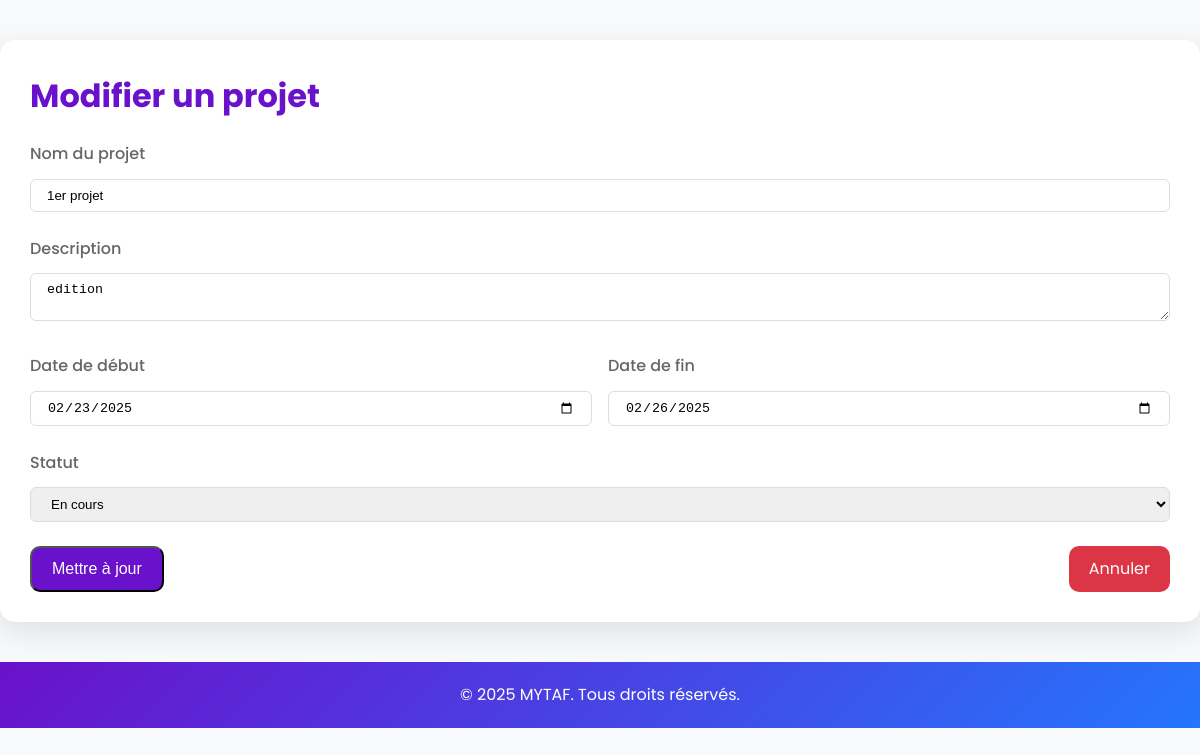
Screenshot of /views/project_form.php?id=1 (signed in) with the database file from the repository.
### tables this page shows
CREATE TABLE IF NOT EXISTS `projet` (
  `idprojet` int NOT NULL AUTO_INCREMENT,
  `nom_projet` varchar(45) DEFAULT NULL,
  `description` varchar(45) DEFAULT NULL,
  `date_debut` varchar(45) DEFAULT NULL,
  `date_fin` varchar(45) DEFAULT NULL,
  `statut` varchar(45) DEFAULT NULL,
  PRIMARY KEY (`idprojet`)
);

### classes/Project.php (called while the page is built, shortened)
<?php
class Project {
    private $conn;
    private $table = "projet";
    public function __construct($db) {
        $this->conn = $db;
    }
    public function readById($id) {
        try {
            $query = "SELECT * FROM " . $this->table . " WHERE idprojet = :id";
            $stmt = $this->conn->prepare($query);
            $stmt->bindParam(':id', $id);
            $stmt->execute();
            return $stmt->fetch(PDO::FETCH_ASSOC);
        } catch (PDOException $e) {
            error_log("Erreur lors de la lecture du projet par ID : " . $e->getMessage());
            return null;
        }
    }
}
?>

### views/project_form.php (the view, shortened to what this page needs)
<?php
require_once "../classes/Project.php";
$database = new Database();
$db = $database->getConnection();
$project = new Project($db);
$projectId = isset($_GET['id']) ? intval($_GET['id']) : null;
$currentProject = null;
if ($projectId) {
    $currentProject = $project->readById($projectId);
}
?>
<!DOCTYPE html>
<html lang="fr">
<head>
    <link href="https://cdnjs.cloudflare.com/ajax/libs/font-awesome/6.0.0-beta3/css/all.min.css" rel="stylesheet">
    <link rel="stylesheet" href="../App_MyTaf/assets/css/style.css">
<main>
    <section class="project-section">
        <h1><?= $projectId ? 'Modifier' : 'Ajouter' ?> un projet</h1>
        <form action="../controllers/ProjectController.php" method="POST">
            <div class="mb-4">
                <label for="nom" class="block text-gray-600">Nom du projet</label>
                <input type="text" id="nom" name="nom" value="<?= $currentProject ? htmlspecialchars($currentProject['nom_projet']) : '' ?>" required
                    class="w-full px-4 py-2 mt-1 border rounded-md focus:outline-none focus:ring-2 focus:ring-indigo-500">
            </div>
            <div class="mb-4">
                <label for="description" class="block text-gray-600">Description</label>
                <textarea id="description" name="description" required
                    class="w-full px-4 py-2 mt-1 border rounded-md focus:outline-none focus:ring-2 focus:ring-indigo-500"><?= $currentProject ? htmlspecialchars($currentProject['description']) : '' ?></textarea>
            </div>
            <div class="grid grid-cols-2 gap-4 mb-4">
                <div>
                    <label for="date_debut" class="block text-gray-600">Date de début</label>
                    <input type="date" id="date_debut" name="date_debut" value="<?= $currentProject ? htmlspecialchars($currentProject['date_debut']) : '' ?>" required
                        class="w-full px-4 py-2 mt-1 border rounded-md focus:outline-none focus:ring-2 focus:ring-indigo-500">
                </div>
                <div>
                    <label for="date_fin" class="block text-gray-600">Date de fin</label>
                    <input type="date" id="date_fin" name="date_fin" value="<?= $currentProject ? htmlspecialchars($currentProject['date_fin']) : '' ?>" required
                        class="w-full px-4 py-2 mt-1 border rounded-md focus:outline-none focus:ring-2 focus:ring-indigo-500">
                </div>
            </div>
            <div class="mb-4">
                <label for="statut" class="block text-gray-600">Statut</label>
                <select id="statut" name="statut" required
                    class="w-full px-4 py-2 mt-1 border rounded-md focus:outline-none focus:ring-2 focus:ring-indigo-500">
                    <option value="en cours" <?= $currentProject && $currentProject['statut'] === 'en cours' ? 'selected' : '' ?>>En cours</option>
                </select>
            </div>
            <div class="flex justify-between">
                <button type="submit" class="btn">
                    <?= $projectId ? 'Mettre à jour' : 'Créer' ?>
                </button>
                <a href="../views/projects.php" class="btn btn-delete">
                    Annuler
                </a>
            </div>
        </form>
    </section>
</main>
<footer>
    <div class="footer-container">
        <p>&copy; 2025 MYTAF. Tous droits réservés.</p>
    </div>
</footer>
</body>
</html>

### assets/css/style.css (style rules this page uses)
* { margin: 0; padding: 0; box-sizing: border-box; }
.dashboard-content, .project-section, .task-section, .user-section, .form-section { max-width: 1200px; margin: 40px auto; background-color: #fff; padding: 30px; border-radius: 15px; box-shadow: 0 10px 30px rgba(0, 0, 0, 0.1); }
.dashboard-content h1, .project-section h1, .task-section h1, .user-section h1, .form-section h1 { font-size: 2rem; color: #6a11cb; margin-bottom: 20px; }
.btn { display: inline-block; padding: 10px 20px; font-size: 1rem; color: #fff; background-color: #6a11cb; border-radius: 10px; text-decoration: none; transition: background-color 0.3s ease; }
.btn-delete { background-color: #dc3545; }
.footer-container { background: linear-gradient(135deg, #6a11cb, #2575fc); color: #fff; text-align: center; padding: 20px; margin-top: auto; }

### views/project_form.php (style rules this page uses)
.project-section { max-width: 1200px; margin: 40px auto; background-color: #fff; padding: 30px; border-radius: 15px; box-shadow: 0 10px 30px rgba(0, 0, 0, 0.1); }
.project-section h1 { font-size: 2rem; color: #6a11cb; margin-bottom: 20px; }
.btn { display: inline-block; padding: 10px 20px; font-size: 1rem; color: #fff; background-color: #6a11cb; border-radius: 10px; text-decoration: none; transition: background-color 0.3s ease, transform 0.2s ease; }
.btn-delete { background-color: #dc3545; }
.footer-container { background: linear-gradient(135deg, #6a11cb, #2575fc); color: #fff; text-align: center; padding: 20px; margin-top: auto; }
.mb-4 { margin-bottom: 1.5rem; }
.block { display: block; margin-bottom: 0.5rem; font-weight: 500; color: #555; }
.w-full { width: 100%; }
.px-4 { padding-left: 1rem; padding-right: 1rem; }
.py-2 { padding-top: 0.5rem; padding-bottom: 0.5rem; }
.mt-1 { margin-top: 0.25rem; }
.border { border: 1px solid #ddd; }
.rounded-md { border-radius: 0.375rem; }
.grid { display: grid; }
.grid-cols-2 { grid-template-columns: repeat(2, 1fr); }
.gap-4 { gap: 1rem; }
.flex { display: flex; }
.justify-between { justify-content: space-between; }
.text-gray-600 { color: #666; }

### rows the page displays
projet: nom "1er projet", description "edition", date_debut "02/23/2025", date_fin "02/26/2025", statut "En cours"
